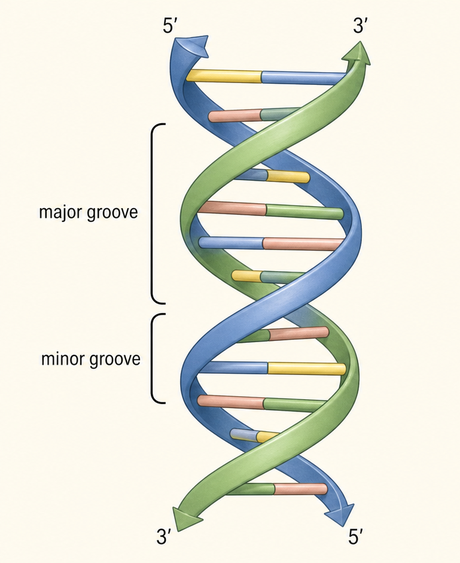
#> input picture assets/redrawn/_w11_helix_left_backup.png, 460 x 563 px, shrunk from 769 x 941 before the run
$ python draw_w11_base_pairs.py
#> lines starting #> are read from the running program, lines starting #| are printed output that depends on the picture
#!/usr/bin/env python3
# -*- coding: utf-8 -*-
"""
draw_w11_base_pairs.py — 重繪 W11 DNA 圖的右半（A–T / G–C 鹼基配對）。

2026-10-16：原 AI 圖的 A–T 配對化學錯誤——上方氫鍵畫成 N…N（未經 H），
且羰基 O 未參與。左半的雙螺旋插畫（反平行 5'/3'、大小溝）正確，保留原圖；
右半改為程式繪製，每條氫鍵由 (供體H, 受體O/N) 座標對產生，結構上不可能畫錯。

正確配對：
  A–T 2 條：A 的 N6–H … O4=C(T)；T 的 N3–H … N1(A)
  G–C 3 條：C 的 N4–H … O6=C(G)；G 的 N1–H … N3(C)；G 的 N2–H … O2=C(C)

標號語意沿用（w18 標圖牆與題庫 W11-E01 依賴）：
  ① 大溝  ② 小溝（左半螺旋）  ③ A–T（2 氫鍵）  ④ G–C（3 氫鍵）

輸出：assets/redrawn/w11_dna_helix_clean.png / _labeled.png (1672x941)
"""
import math, os
import matplotlib
matplotlib.use("Agg")
import matplotlib.pyplot as plt
plt.rcParams["font.sans-serif"] = ["Microsoft JhengHei", "DejaVu Sans"]
plt.rcParams["axes.unicode_minus"] = False
from matplotlib.patches import Polygon, Circle
from PIL import Image

HERE = os.path.dirname(os.path.abspath(__file__))
BASE = os.path.join(HERE, "..", "assets", "redrawn")
SRC  = os.path.join(BASE, "_w11_helix_left_backup.png")   # 原圖左半備份（首次執行時建立）
ORIG = os.path.join(BASE, "w11_dna_helix_clean.png")

BG = "#FBF4E2"
A_FILL, T_FILL = "#B9CCEA", "#F3E3A2"
G_FILL, C_FILL = "#CBE0B4", "#F2C3BB"
EDGE = "#2B2B2B"
DASH = "#1A1A1A"

def hexagon(center, r, rot=0):
    return [(center[0] + r*math.cos(math.radians(a + rot)),
             center[1] + r*math.sin(math.radians(a + rot))) for a in range(0, 360, 60)]

def atom(ax, xy, s, color="#1A1A1A", size=15):
    ax.text(xy[0], xy[1], s, ha="center", va="center", fontsize=size,
            fontweight="bold", color=color, zorder=6,
            bbox=dict(boxstyle="circle,pad=0.08", fc=BG, ec="none"))

def bond(ax, a, b, double=False):
    if double:
        dx, dy = b[0]-a[0], b[1]-a[1]
        n = math.hypot(dx, dy); px, py = -dy/n*0.055, dx/n*0.055
        ax.plot([a[0]+px, b[0]+px], [a[1]+py, b[1]+py], color=EDGE, lw=2, zorder=3)
        ax.plot([a[0]-px, b[0]-px], [a[1]-py, b[1]-py], color=EDGE, lw=2, zorder=3)
    else:
        ax.plot([a[0], b[0]], [a[1], b[1]], color=EDGE, lw=2, zorder=3)

def out(v_from, v_to, k):
    """從 v_from 往 v_to 方向延伸 k。"""
    dx, dy = v_to[0]-v_from[0], v_to[1]-v_from[1]
    n = math.hypot(dx, dy)
    return (v_from[0]+dx/n*k, v_from[1]+dy/n*k)

HBONDS = []  # (H_xy, acceptor_xy, acceptor_symbol) — 唯一允許的氫鍵形式

def hbond(ax, H_xy, acc_xy, acc_sym):
    assert acc_sym in ("O", "N"), f"受體必須是 O 或 N，不是 {acc_sym}"
    dx, dy = acc_xy[0]-H_xy[0], acc_xy[1]-H_xy[1]
    n = math.hypot(dx, dy); ux, uy = dx/n, dy/n
    a = (H_xy[0]+ux*0.22, H_xy[1]+uy*0.22)
    b = (acc_xy[0]-ux*0.24, acc_xy[1]-uy*0.24)
    ax.plot([a[0], b[0]], [a[1], b[1]], color=DASH, lw=2.2,
            linestyle=(0, (4, 3)), zorder=2)
    HBONDS.append((H_xy, acc_xy, acc_sym))

def purine(ax, c, fill):
    """腺嘌呤/鳥嘌呤骨架。回傳關鍵頂點：N1(0°) C6(60°) C5(120°) C4(180°) N3(240°) C2(300°) 與五環。"""
    v = hexagon(c, 0.95)                      # v[0]=0°,v[1]=60°,…
    N1, C6, C5, C4, N3, C2 = v[0], v[1], v[2], v[3], v[4], v[5]
    # 五員環（咪唑）掛在 C4–C5 外側（左側）
    mid = ((C4[0]+C5[0])/2, (C4[1]+C5[1])/2)
    o = out(c, mid, 1.72)                     # 五環外頂點 C8
    N7 = out(c, ((C5[0]+o[0])/2, (C5[1]+o[1])/2), 1.52)
    N9 = out(c, ((C4[0]+o[0])/2, (C4[1]+o[1])/2), 1.52)
    ax.add_patch(Polygon(v, closed=True, facecolor=fill, edgecolor=EDGE, lw=2, zorder=1))
    ax.add_patch(Polygon([C5, N7, o, N9, C4], closed=True, facecolor=fill,
                         edgecolor=EDGE, lw=2, zorder=1))
    atom(ax, N7, "N"); atom(ax, N9, "N"); atom(ax, N3, "N")
    return {"N1": N1, "C6": C6, "C2": C2, "c": c}

def pyrimidine(ax, c, fill):
    """胸腺嘧啶/胞嘧啶骨架。N3(180°) C4(120°) C5(60°) C6(0°) N1(300°) C2(240°)。"""
    v = hexagon(c, 0.95)
    C6, C5, C4, N3, C2, N1 = v[0], v[1], v[2], v[3], v[4], v[5]
    ax.add_patch(Polygon(v, closed=True, facecolor=fill, edgecolor=EDGE, lw=2, zorder=1))
    atom(ax, N1, "N")
    return {"N3": N3, "C4": C4, "C2": C2, "C5": C5, "c": c}

def draw_right(ax):
    ax.set_xlim(0, 10); ax.set_ylim(0, 11)
    ax.set_aspect("equal"); ax.axis("off"); ax.set_facecolor(BG)

    # ================= A–T（上，2 條氫鍵） =================
    A = purine(ax, (2.9, 8.1), A_FILL)
    T = pyrimidine(ax, (7.1, 8.1), T_FILL)
    ax.text(0.45, 8.1, "A–T", fontsize=19, fontweight="bold", va="center")
    ax.text(0.45, 7.55, "2 個氫鍵", fontsize=11, va="center", color="#555")

    # A：C6 上的胺基 N6H2（供體）
    N6 = out(A["C6"], out(A["c"], A["C6"], 2.0), 0.62)
    bond(ax, A["C6"], N6); atom(ax, N6, "N")
    H_up  = (N6[0]-0.42, N6[1]+0.42)
    H_rt  = (N6[0]+0.58, N6[1]+0.05)          # 指向 T 的 O4
    bond(ax, N6, H_up); atom(ax, H_up, "H", size=12)
    bond(ax, N6, H_rt); atom(ax, H_rt, "H", size=12)
    atom(ax, A["N1"], "N")                     # N1 受體

    # T：C4 上的羰基 O4（受體，朝左上）、N3–H（供體，朝左）、C5 上的 CH3
    O4 = out(T["C4"], out(T["c"], T["C4"], 2.0), 0.60)
    bond(ax, T["C4"], O4, double=True); atom(ax, O4, "O", color="#C00000")
    atom(ax, T["N3"], "N")
    H3 = (T["N3"][0]-0.60, T["N3"][1])
    bond(ax, T["N3"], H3); atom(ax, H3, "H", size=12)
    O2t = out(T["C2"], out(T["c"], T["C2"], 2.0), 0.60)
    bond(ax, T["C2"], O2t, double=True); atom(ax, O2t, "O", color="#C00000")
    CH3 = out(T["C5"], out(T["c"], T["C5"], 2.0), 0.62)
    bond(ax, T["C5"], CH3)
    ax.text(CH3[0]+0.12, CH3[1], "CH$_3$", fontsize=13, fontweight="bold",
            va="center", ha="left", zorder=6,
            bbox=dict(boxstyle="round,pad=0.1", fc=BG, ec="none"))

    hbond(ax, H_rt, O4, "O")                   # N6–H … O4
    hbond(ax, H3, A["N1"], "N")                # N3–H … N1

    # ================= G–C（下，3 條氫鍵） =================
    G = purine(ax, (2.9, 2.9), G_FILL)
    C = pyrimidine(ax, (7.1, 2.9), C_FILL)
    ax.text(0.45, 2.9, "G–C", fontsize=19, fontweight="bold", va="center")
    ax.text(0.45, 2.35, "3 個氫鍵", fontsize=11, va="center", color="#555")

    # G：C6 上羰基 O6（受體）、N1–H（供體）、C2 上胺基 N2H2（供體）
    O6 = out(G["C6"], out(G["c"], G["C6"], 2.0), 0.60)
    bond(ax, G["C6"], O6, double=True); atom(ax, O6, "O", color="#C00000")
    atom(ax, G["N1"], "N")
    H1 = (G["N1"][0]+0.60, G["N1"][1])
    bond(ax, G["N1"], H1); atom(ax, H1, "H", size=12)
    N2 = out(G["C2"], out(G["c"], G["C2"], 2.0), 0.62)
    bond(ax, G["C2"], N2); atom(ax, N2, "N")
    H2a = (N2[0]-0.42, N2[1]-0.42)
    H2b = (N2[0]+0.58, N2[1]+0.02)             # 指向 C 的 O2
    bond(ax, N2, H2a); atom(ax, H2a, "H", size=12)
    bond(ax, N2, H2b); atom(ax, H2b, "H", size=12)

    # C：C4 上胺基 N4H2（供體）、N3（受體）、C2 上羰基 O2（受體）
    N4 = out(C["C4"], out(C["c"], C["C4"], 2.0), 0.62)
    bond(ax, C["C4"], N4); atom(ax, N4, "N")
    H4a = (N4[0]+0.42, N4[1]+0.42)
    H4b = (N4[0]-0.60, N4[1]-0.02)             # 指向 G 的 O6
    bond(ax, N4, H4a); atom(ax, H4a, "H", size=12)
    bond(ax, N4, H4b); atom(ax, H4b, "H", size=12)
    atom(ax, C["N3"], "N")
    O2c = out(C["C2"], out(C["c"], C["C2"], 2.0), 0.60)
    bond(ax, C["C2"], O2c, double=True); atom(ax, O2c, "O", color="#C00000")

    hbond(ax, H4b, O6, "O")                    # N4–H … O6
    hbond(ax, H1, C["N3"], "N")                # N1–H … N3
    hbond(ax, H2b, O2c, "O")                   # N2–H … O2

def badge(fig, fx, fy, num):
    fig.add_artist(Circle((fx, fy), 0.013, transform=fig.transFigure,
                          facecolor="#C21807", edgecolor="white", lw=2, zorder=20))
    fig.text(fx, fy, str(num), ha="center", va="center", fontsize=12,
             fontweight="bold", color="white", zorder=21)

def main():
    # 首次執行：把原圖左半（螺旋插畫）裁下備份；之後重跑直接用備份，避免套娃
    if not os.path.exists(SRC):
        im = Image.open(ORIG)
        w, h = im.size
        im.crop((0, 0, int(w*0.46), h)).save(SRC)
        print("helix left-half backup ->", SRC)
    helix = Image.open(SRC)
#> helix is the input picture: PIL image 460x563 RGB; mean R, G, B 231.4, 231.7, 220.5

    for labeled, name in [(False, "w11_dna_helix_clean.png"),
                          (True,  "w11_dna_helix_labeled.png")]:
        HBONDS.clear()
        fig = plt.figure(figsize=(16.72, 9.41), dpi=100)
        fig.patch.set_facecolor(BG)
        axL = fig.add_axes([0.0, 0.0, 0.46, 1.0]); axL.axis("off")
        axL.imshow(helix); axL.set_facecolor(BG)
        axR = fig.add_axes([0.46, 0.0, 0.54, 1.0])
        draw_right(axR)

        # 結構性檢查：A–T 2 條 + G–C 3 條，受體只能是 O 或 N
        assert len(HBONDS) == 5, f"氫鍵數不對：{len(HBONDS)}"
        assert [h[2] for h in HBONDS] == ["O", "N", "O", "N", "O"]

        if labeled:
            badge(fig, 0.215, 0.70, 1)   # 大溝（螺旋上段）
            badge(fig, 0.215, 0.40, 2)   # 小溝（螺旋下段）
            badge(fig, 0.555, 0.86, 3)   # A–T
            badge(fig, 0.555, 0.40, 4)   # G–C
        p = os.path.join(BASE, name)
        fig.savefig(p, facecolor=BG)
        plt.close(fig)
        print("wrote", p)
#> this loop made 2 passes
#> pass 1, in main, `fig.savefig(p, facecolor=BG)`:
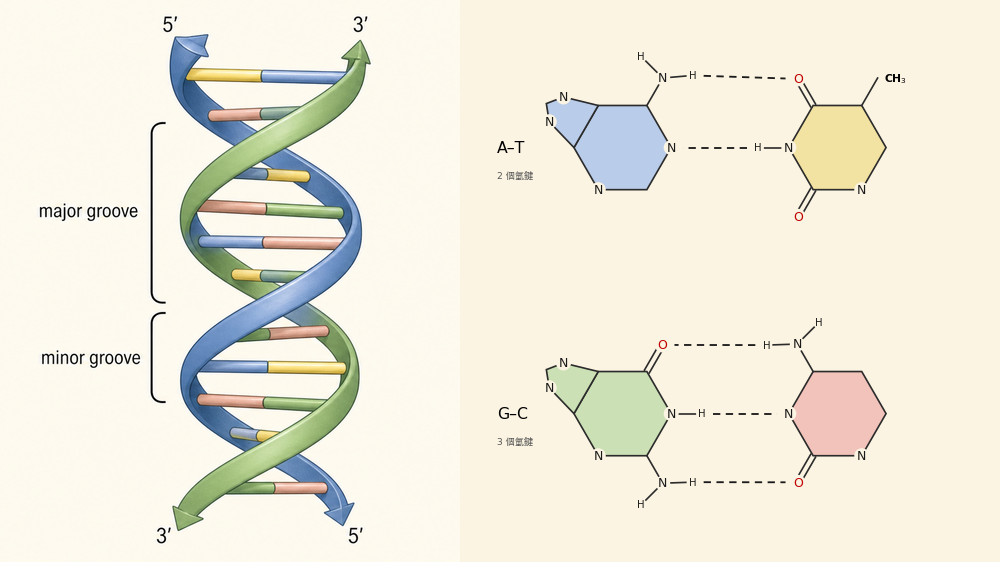
#> figure drawn by matplotlib, 2 panels

if __name__ == "__main__":
    main()

$ run again, with assets/redrawn/animal_cell_clean.png copied over assets/redrawn/_w11_helix_left_backup.png
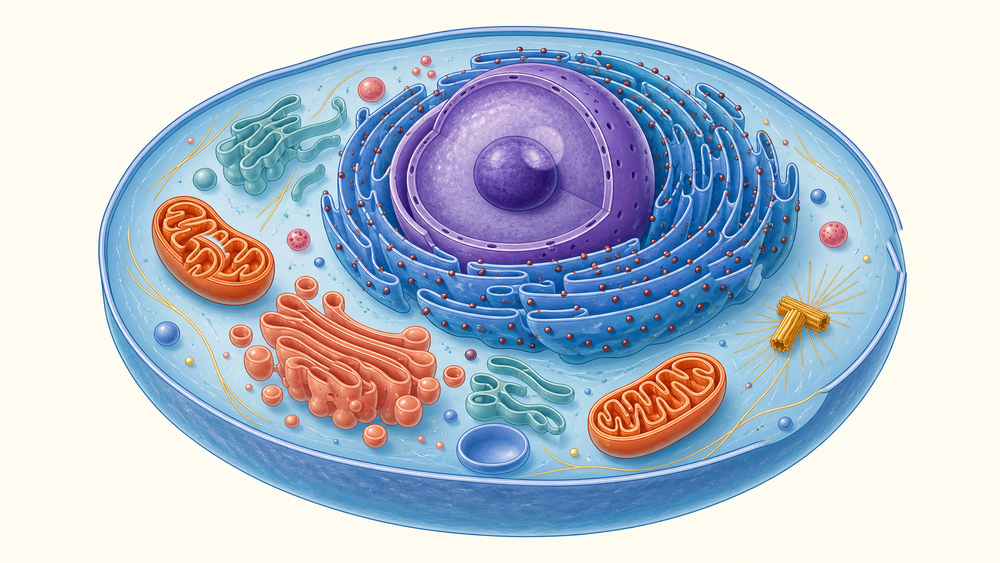
#> input picture assets/redrawn/animal_cell_clean.png, 1000 x 563 px, shrunk from 1672 x 941 before the run
#> in main, helix is the input picture: PIL image 1000x563 RGB; mean R, G, B 181.9, 192.6, 206.6
#> the loop in main, `for labeled, name in [(False, "w11_dna_helix_clean.png"), (True,  "w11..` made 2 passes
#> pass 1, in main, `fig.savefig(p, facecolor=BG)`:
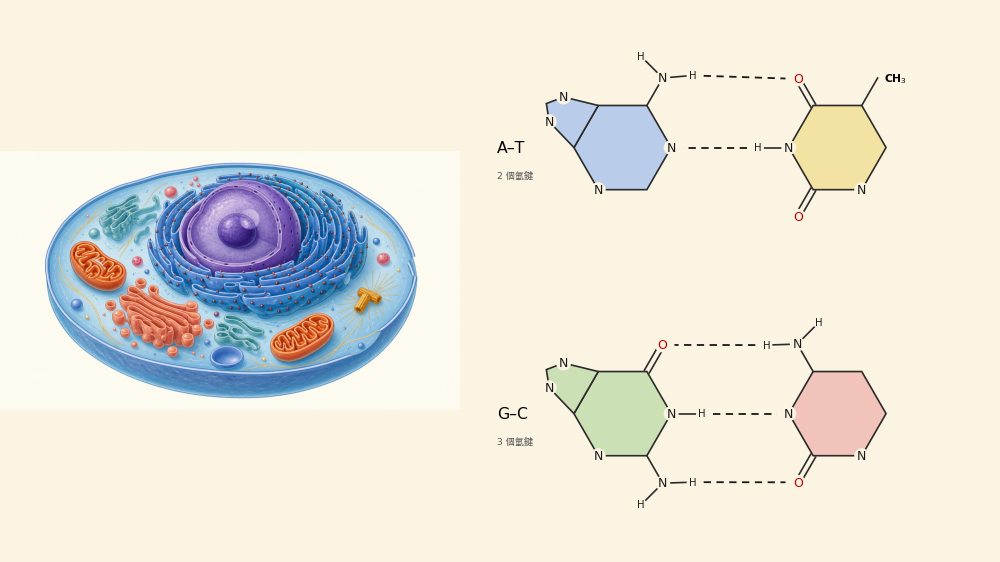
#> figure drawn by matplotlib, 2 panels

$ run again, with assets/redrawn/functional_groups_original.png copied over assets/redrawn/_w11_helix_left_backup.png
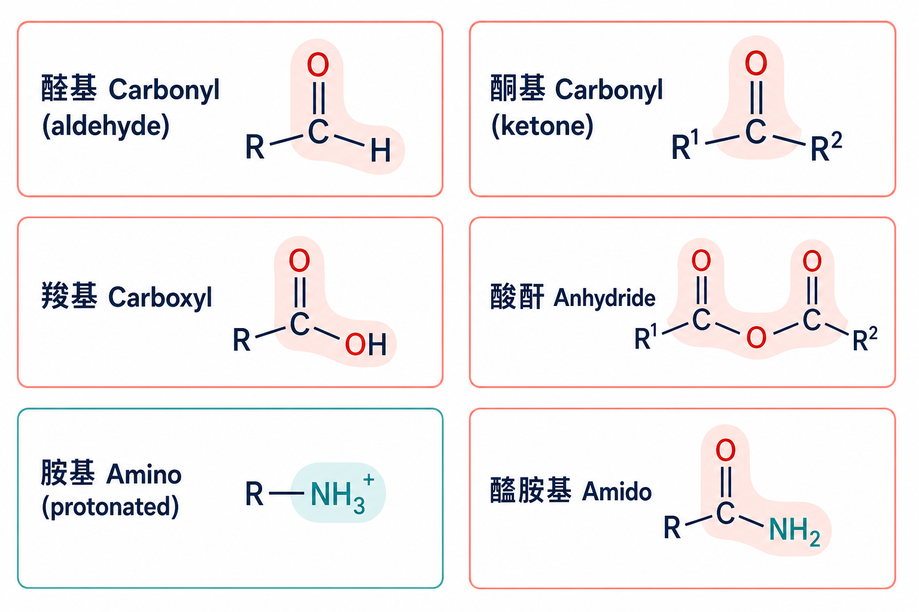
#> input picture assets/redrawn/functional_groups_original.png, 919 x 612 px, shrunk from 1536 x 1024 before the run
#> in main, helix is the input picture: PIL image 919x612 RGB; mean R, G, B 244.4, 240.8, 241.6
#> the loop in main, `for labeled, name in [(False, "w11_dna_helix_clean.png"), (True,  "w11..` made 2 passes
#> pass 1, in main, `fig.savefig(p, facecolor=BG)`:
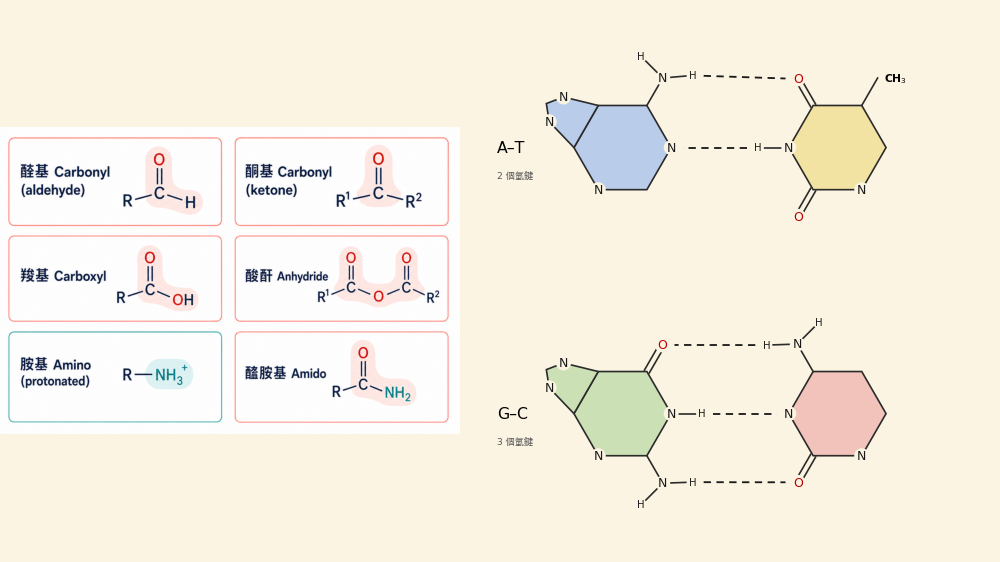
#> figure drawn by matplotlib, 2 panels
